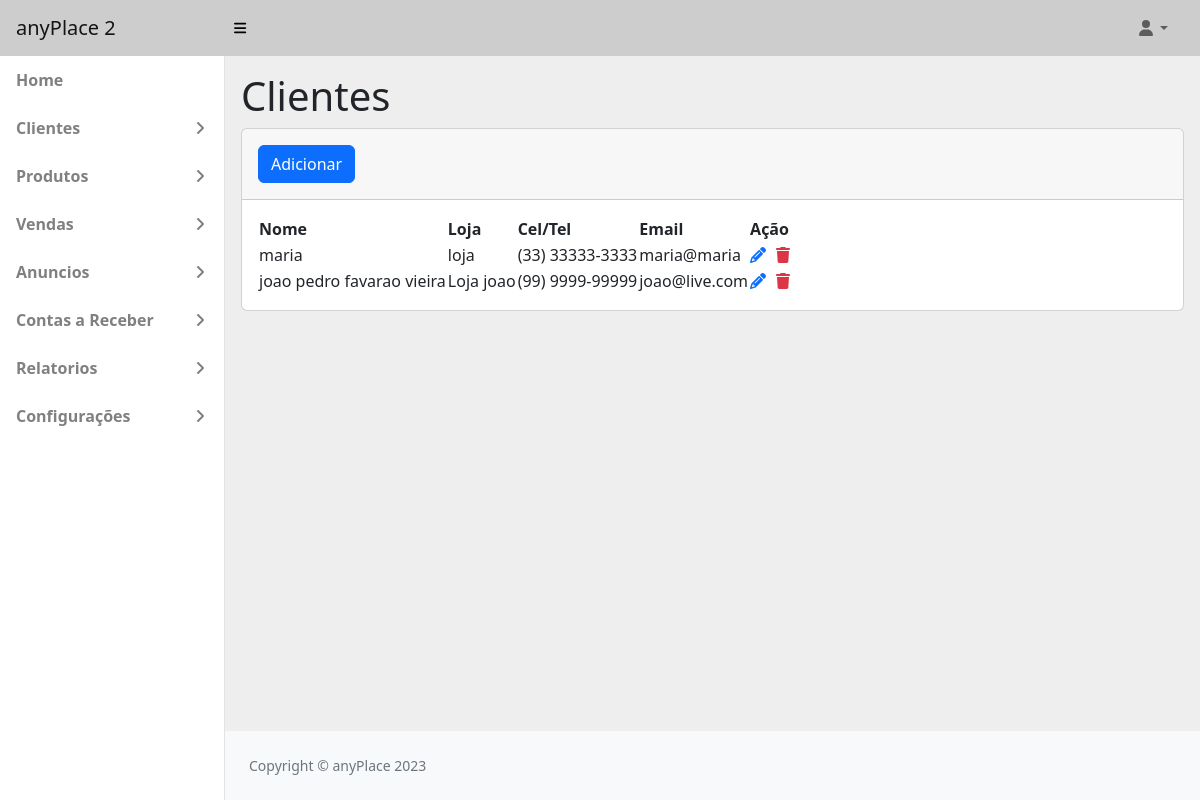
Page /clientes (signed in) on the committed database.
### tables this page shows
CREATE TABLE `configuracao` (
  `id` int NOT NULL,
  `nomeSistema` varchar(255) NOT NULL,
  `nomeAdministrador` varchar(255) NOT NULL,
  `logo` varchar(255) DEFAULT NULL
);

CREATE TABLE `pessoa` (
  `id` int NOT NULL,
  `nome` varchar(255) NOT NULL,
  `loja` varchar(255) NOT NULL,
  `cnpj` varchar(20) NOT NULL,
  `email` varchar(255) NOT NULL,
  `telefone` varchar(20) DEFAULT NULL,
  `celular` varchar(20) DEFAULT NULL,
  `contato` varchar(125) NOT NULL,
  `endereco` varchar(255) NOT NULL,
  `status` int NOT NULL
);

### src/utils/RenderView.php (called while the page is built, shortened)
<?php
class RenderView
{
    public function loadView($view, $args = '')
    {
        require_once __DIR__ . "/../views/$view.php";
    }
}

### src/controllers/ClienteController.php (called while the page is built, shortened)
<?php
class ClienteController extends RenderView
{
    public function index()
    {
        $this->loadView('clientes',
            [
                'titulo' => 'Lista de Clientes',
                'param' => Configuracao::getConfiguracao(),
                'clientes' => Cliente::getClientes()
            ]);
    }
}

### src/index.php (called while the page is built, shortened)
<?php
require_once __DIR__.'/core/Core.php';
require_once __DIR__.'/router/routes.php';
$core = new Core();
$core->run($routes);

### src/models/Configuracao.php (called while the page is built, shortened)
<?php
class Configuracao extends Database
{
    public function __construct($data){
        $this->nomeSistema = $data["nomeSistema"]??'';
    }
    public static function getConfiguracao(){
        try{
            $pdo = self::getConnection();
            $stm = $pdo->query("SELECT * from configuracao where id=1");
            return new Configuracao($stm->fetch(PDO::FETCH_ASSOC));
        }catch(PDOException $e){
            throw new Exception(print_r($e->errorInfo));
        }
    }
}

### src/models/Cliente.php (called while the page is built, shortened)
<?php
class Cliente extends Database{
    public function __construct($data){
        $this->id = $data["id"]??0;
        $this->nome = $data["nome"]??'';
        $this->loja = $data["loja"]??'';
        $this->email = $data["email"]??'';
        $this->celular = $data["celular"]??'';
    }
    public static function getClientes(){
        try{
        $pdo = self::getConnection();
        $stm = $pdo->query("SELECT p.*, u.login FROM pessoa p left join usuario u on u.idCliente = p.id WHERE p.status!=999");
        $clientes = array();
        while($row = $stm->fetch(PDO::FETCH_ASSOC)){
            $clientes[] = new Cliente($row);
        }
        return $clientes;
        }catch(PDOException $e){
            throw new Exception(print_r($e->errorInfo));
        }
    }
}

### src/views/clientes.php (the view, shortened to what this page needs)
<?php include_once('header.php'); ?>
<main>
    <div class="container-fluid p-3">
        <div class="row">
            <h1>Clientes</h1>
        </div>
        <div class="card">
            <div class="card-header p-3">
                <a href="/addcliente" class="btn btn-primary">Adicionar</a>
            </div>
            <div class="card-body">
                <?php if (!empty($clientes)): ?>
                    <div class="table-responsive">
                        <table id="tabela-clientes">
                            <thead>
                                <tr>
                                    <th>Nome</th>
                                    <th>Loja</th>
                                    <th>Cel/Tel</th>
                                    <th>Email</th>
                                    <th>Ação</th>
                                </tr>
                            </thead>
                            <tbody>
                                <?php if ($clientes)
                                    foreach ($clientes as $cliente): ?>
                                        <tr>
                                            <td>
                                                <?= $cliente->nome ?? '' ?>
                                            </td>
                                            <td>
                                                <?= $cliente->loja ?? '' ?>
                                            </td>
                                            <td>
                                                <?= ($cliente->celular ? $cliente->celular : $cliente->telefone) ?? '' ?>
                                            </td>
                                            <td>
                                                <?= $cliente->email ?? '' ?>
                                            </td>
                                            <td class="actions">
                                                <a onclick="openModal(<?= $cliente->id ?? 0 ?>)" class="table-link"><i
                                                        class="fa-solid fa-pencil"></i></a>
                                                <a onclick="deletar(<?= $cliente->id ?? 0 ?>)" class="table-link text-danger"><i
                                                        class="fa-solid fa-trash"></i></a>
                                            </td>
                                        </tr>
                                    <?php endforeach; ?>
                            </tbody>
                        </table>
                    </div>
                <?php else: ?>
                    <span>Nenhum cliente cadastrado.</span>
                <?php endif; ?>
            </div>
        </div>
    </div>
</main>
<?php include_once('footer.php'); ?>

### src/core/Core.php (shortened to what this page needs)
<?php
class Core
{
    public function run($routes)
    {
        $url = '/';
        isset($_GET['url']) ? $url .= $_GET['url'] : '';
        ($url != '/') ? $url = rtrim($url, '/') : $url;
        foreach ($routes as $path => $controller) {
            $pattern = '#^' . preg_replace('/{id}/', '([\w-]+|\d+)', $path) . '$#';
            if (preg_match($pattern, $url, $matches)) {
                array_shift($matches);
                [$currentController, $action] = explode('@', $controller);
                $newController = new $currentController();
                $newController->$action($matches[0]??'');
            }
        }
    }
}
function allow($grupos){
    $grupos = explode(',',$grupos);
    return in_array($_SESSION['grupo'],$grupos);
}

### src/views/navbar.php (shortened to what this page needs)
<nav class="sb-topnav navbar navbar-expand">
            <a class="navbar-brand ps-3" href="index.php"><?=$param->nomeSistema??''?></a>
            <button class="btn btn-link btn-sm order-1 order-lg-0 me-4 me-lg-0" id="sidebarToggle" href="#!"><i class="fas fa-bars"></i></button>
            <ul class="navbar-nav ms-auto me-3 me-lg-4">
                <li class="nav-item dropdown">
                    <a class="nav-link dropdown-toggle" id="navbarDropdown" href="#" role="button" data-bs-toggle="dropdown" aria-expanded="false"><i class="fas fa-user fa-fw"></i></a>
                </li>
            </ul>
        </nav>

### src/views/sidebar.php (shortened to what this page needs)
<div id="layoutSidenav_nav">
                <nav class="sb-sidenav accordion" id="sidenavAccordion">
                    <div class="sb-sidenav-menu">
                        <div class="nav">
                            <a class="nav-link" href="/">
                                Home
                            </a>
                            <?php if(allow('1')):?>
                            <a class="nav-link collapsed" href="#" data-bs-toggle="collapse" data-bs-target="#collapseClientes" aria-expanded="false" aria-controls="collapseLayouts">
                                Clientes <div class="sb-sidenav-collapse-arrow"><i class="fas fa-angle-down"></i></div>
                            </a>
                            <?php endif;?>
                            <?php if(allow('1,2')):?>
                            <a class="nav-link collapsed" href="#" data-bs-toggle="collapse" data-bs-target="#collapseProdutos" aria-expanded="false" aria-controls="collapsePages">
                                Produtos <div class="sb-sidenav-collapse-arrow"><i class="fas fa-angle-down"></i></div>
                            </a>
                            <?php endif;?>
                            <?php if(allow('1')):?>
                            <a class="nav-link collapsed" href="#" data-bs-toggle="collapse" data-bs-target="#collapseVendas" aria-expanded="false" aria-controls="collapsePages">
                                Vendas <div class="sb-sidenav-collapse-arrow"><i class="fas fa-angle-down"></i></div>
                            </a>
                            <a class="nav-link collapsed" href="#" data-bs-toggle="collapse" data-bs-target="#collapseAnuncios" aria-expanded="false" aria-controls="collapsePages">
                                Anuncios <div class="sb-sidenav-collapse-arrow"><i class="fas fa-angle-down"></i></div>
                            </a>
                            <a class="nav-link collapsed" href="#" data-bs-toggle="collapse" data-bs-target="#collapseContasReceber" aria-expanded="false" aria-controls="collapsePages">
                                Contas a Receber <div class="sb-sidenav-collapse-arrow"><i class="fas fa-angle-down"></i></div>
                            </a>
                            <a class="nav-link collapsed" href="#" data-bs-toggle="collapse" data-bs-target="#collapseRelatorios" aria-expanded="false" aria-controls="collapsePages">
                                Relatorios <div class="sb-sidenav-collapse-arrow"><i class="fas fa-angle-down"></i></div>
                            </a>
                            <a class="nav-link collapsed" href="#" data-bs-toggle="collapse" data-bs-target="#collapseConfiguracoes" aria-expanded="false" aria-controls="collapsePages">
                                Configurações <div class="sb-sidenav-collapse-arrow"><i class="fas fa-angle-down"></i></div>
                            </a>
                        <?php endif;?>
                        </div>
                    </div>
                </nav>
            </div>

### src/views/footer.php (shortened to what this page needs)
<footer class="py-4 bg-light mt-auto">
                    <div class="container-fluid px-4">
                        <div class="d-flex align-items-center justify-content-between small">
                            <div class="text-muted">Copyright &copy; anyPlace 2023</div>
                        </div>
                    </div>
                </footer>
            </div>
        </div>
    </body>
</html>

### rows in the picture
configuracao: nomeSistema "anyPlace 2"
pessoa: nome "maria", loja "loja", celular "(33) 33333-3333", email "maria@maria"
pessoa: nome "joao pedro favarao vieira", loja "Loja joao", celular "(99) 9999-99999", email "joao@live.com"
